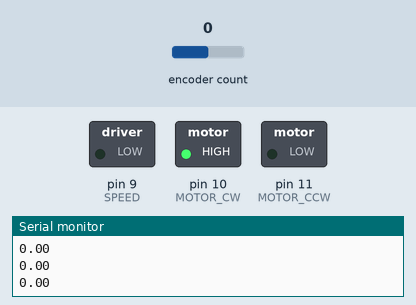
A sketch run on a simulated Arduino Uno, built with avr-gcc and run on an emulated ATmega328P. Parts: switched loads named in the sketch (green lamp = pin HIGH), the last lines printed to the serial monitor. The inputs (shaded band) are chosen by the test bench; at power-on: encoder count 0.

Above: at 1.2 s.
1.3 s: encoder count set to 1
At 2.1 s:
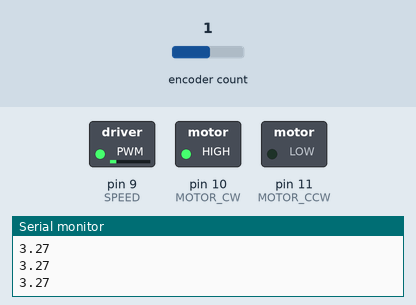
2.8 s: encoder count set to 5
At 3.5 s:
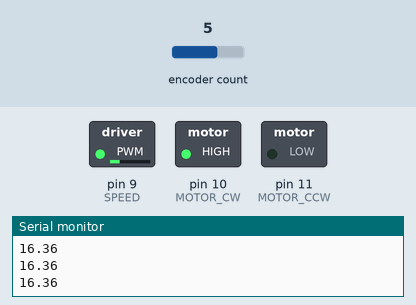
4.3 s: encoder count set to 9
At 4.6 s:
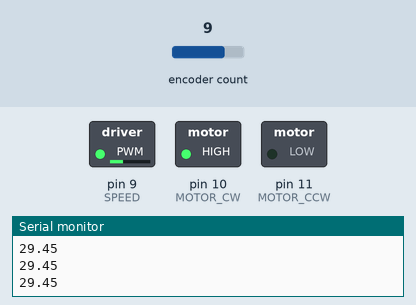
Timing chart, 0 to 7.3 s (numbered marks = the images above; inputs shaded):
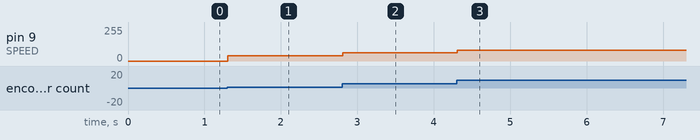

Measured:
- after the input at 1.3 s, pin 9 (SPEED): 0/255 → 40/255 at once
- after the input at 2.8 s, pin 9 (SPEED): 40/255 → 61/255 at once
- after the input at 4.3 s, pin 9 (SPEED): 61/255 → 81/255 at once

The sketch:

PID_Group31_Final.ino
```cpp
#include <Encoder.h>
#include <PIDController.h>
#define ENCOD_A 2
#define ENCOD_B 3
#define MOTOR_CCW 11
#define MOTOR_CW 10
#define SPEED 9
PIDController pid;
int motor_pwm_value=0;
int encod_count=0; //save the encod count
float tick_to_deg1=0;
float inputError;

Encoder myEnc(ENCOD_B,ENCOD_A);
/*FUNCTIONS*/
float tick_to_deg(long tick){
    return tick*360.0/440.0;
}
void forward(){
  digitalWrite(MOTOR_CW, HIGH);
  digitalWrite(MOTOR_CCW, LOW);
}

void reverse(){
  digitalWrite(MOTOR_CW, LOW);
  digitalWrite(MOTOR_CCW, HIGH);
}
void getMotorV () {
   motor_pwm_value=pid.compute(tick_to_deg1);
}


/*SETUP*/
void setup(){
  Serial.begin(9600);
  pinMode(SPEED,OUTPUT);
  pinMode(MOTOR_CW,OUTPUT);
  pinMode(MOTOR_CCW,OUTPUT);
  // Decide direction
  digitalWrite(MOTOR_CW,HIGH);
  digitalWrite(MOTOR_CCW,LOW);
pid.begin();
pid.limit(-180,180); // output can get only these values: -255 to 255
pid.tune(1, 0.1 ,0.1); // PID Parameters
pid.setpoint(0); // goal angle

}
void loop(){
  encod_count=myEnc.read();
  tick_to_deg1 = tick_to_deg(encod_count);

  if(tick_to_deg1!=0){
    getMotorV();
  }
// Put the PWM value for
    Serial.println(tick_to_deg1);
    if (motor_pwm_value>0){
    reverse (); }
    else{
    forward();
    }
    while (abs(tick_to_deg1)>360){
      if(tick_to_deg1<0)
        tick_to_deg1=tick_to_deg1+360;
      else
        tick_to_deg1=tick_to_deg1-360;
}

// Output PWM value for the motor
  analogWrite(SPEED, (abs(motor_pwm_value)*255*4)/50);
  delay(1);
}

;
```
